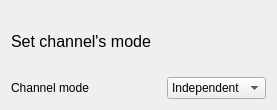
            <widget class="QWidget" name="tab_E36312A_set_mode">
             <attribute name="title">
              <string>Set mode</string>
             </attribute>
             <layout class="QFormLayout" name="formLayout_20">
              <item row="0" column="0" colspan="2">
               <widget class="QLabel" name="label_81">
                <property name="minimumSize">
                 <size>
                  <width>0</width>
                  <height>60</height>
                 </size>
                </property>
                <property name="font">
                 <font>
                  <family>Arial</family>
                  <pointsize>12</pointsize>
                  <weight>50</weight>
                  <italic>false</italic>
                  <bold>false</bold>
                 </font>
                </property>
                <property name="styleSheet">
                 <string notr="true">font: 12pt &quot;Arial&quot;;</string>
                </property>
                <property name="text">
                 <string>Set channel's mode</string>
                </property>
               </widget>
              </item>
              <item row="1" column="0">
               <widget class="QLabel" name="label_83">
                <property name="minimumSize">
                 <size>
                  <width>150</width>
                  <height>0</height>
                 </size>
                </property>
                <property name="maximumSize">
                 <size>
                  <width>200</width>
                  <height>16777215</height>
                 </size>
                </property>
                <property name="text">
                 <string>Channel mode</string>
                </property>
               </widget>
              </item>
              <item row="1" column="1">
               <widget class="QComboBox" name="comboBox_E36312A_set_mode_mode">
                <property name="sizeAdjustPolicy">
                 <enum>QComboBox::AdjustToContentsOnFirstShow</enum>
                </property>
                <item>
                 <property name="text">
                  <string>Independent</string>
                 </property>
                </item>
                <item>
                 <property name="text">
                  <string>Series</string>
                 </property>
                </item>
                <item>
                 <property name="text">
                  <string>Parallel</string>
                 </property>
                </item>
               </widget>
              </item>
             </layout>
            </widget>
